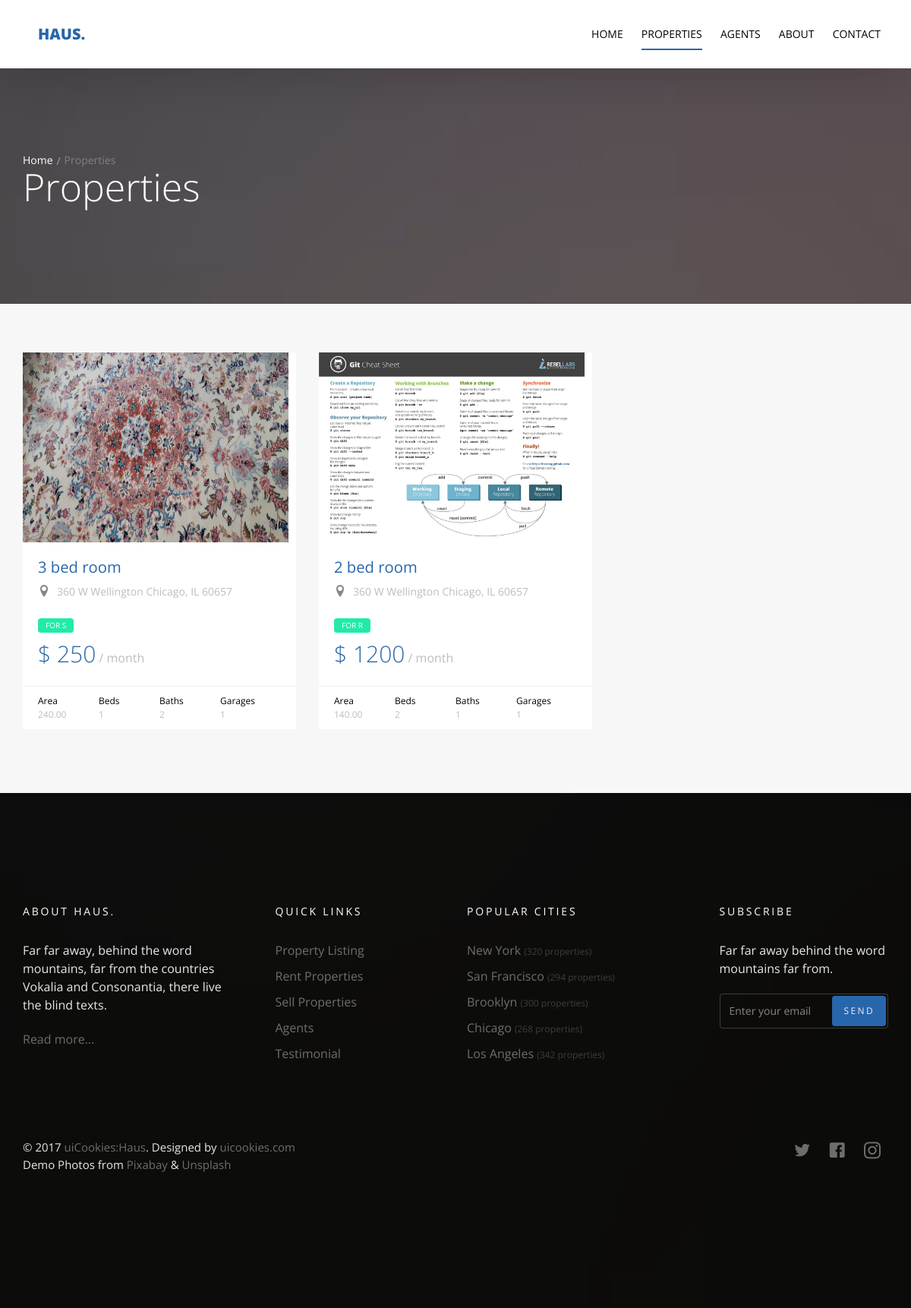
The page /property/ on the database as committed earlier.
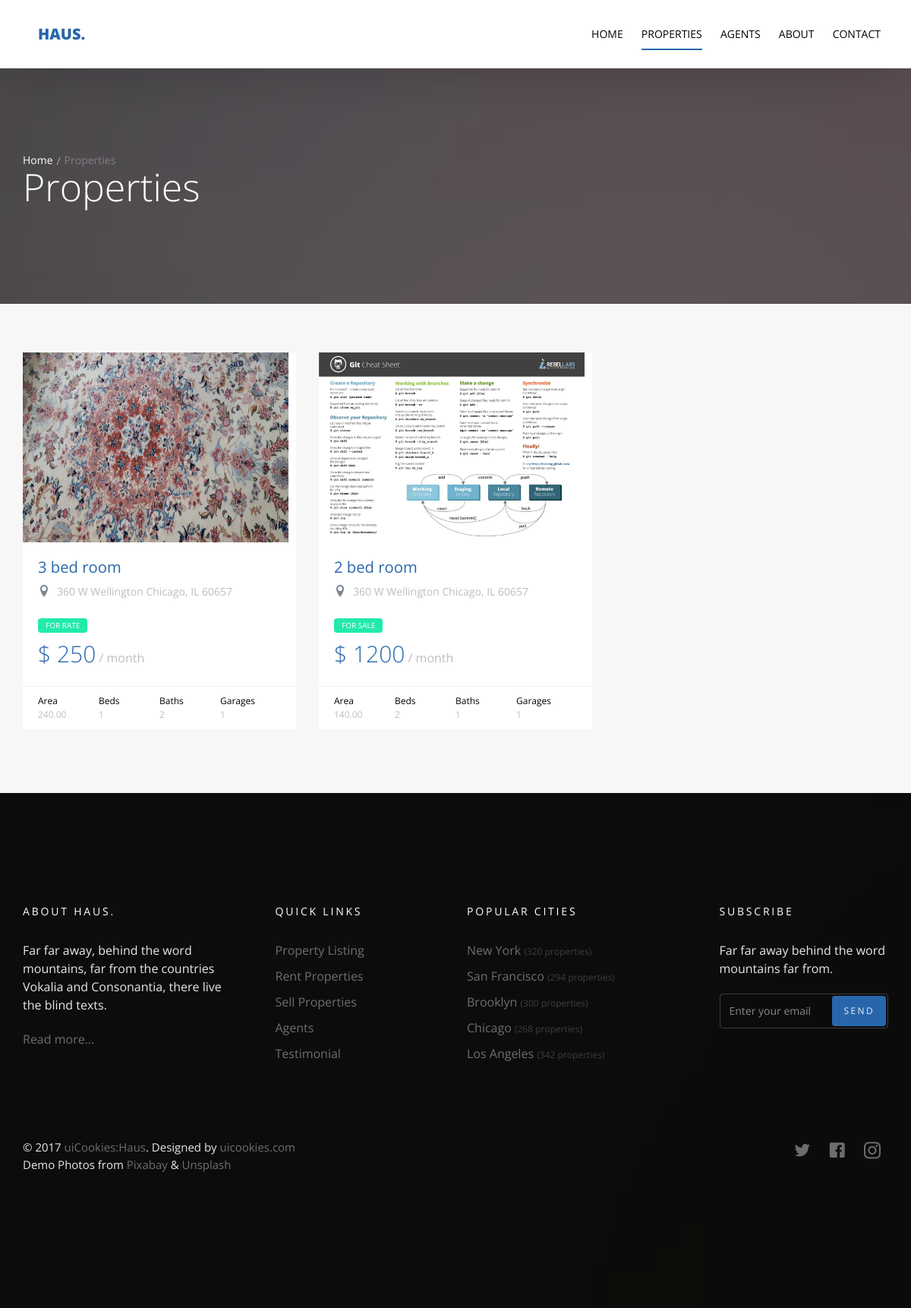
The same page on the database as committed later.
### property/models.py (models this page shows)
class Property(models.Model):
    name = models.CharField(max_length=50)
    property_type = models.CharField(choices=property_type, max_length=10)
    price = models.PositiveIntegerField()
    area = models.DecimalField(decimal_places=2, max_digits=8)
    beds_number = models.PositiveIntegerField()
    baths_number = models.PositiveIntegerField()
    garage_number = models.PositiveIntegerField()
    category = models.ForeignKey('Category', null=True, on_delete=models.SET_NULL)
    image = models.ImageField(upload_to='property/', null=True)
    location= models.CharField(max_length=50,null=True)
    def __str__(self):
        return self.name
    class Meta:
        verbose_name = 'property'
        verbose_name_plural = 'properties'

### property/views.py (the view)
# urls.py: path('', views.property_list, name='property_list'),
def property_list(request):
    property_list = Property.objects.all()
    address_query = request.GET.get('q')
    property_query = request.GET.get('property_type', None)
    if address_query and property_query:
        property_list = property_list.filter(
            Q(name__icontains=address_query) &
            Q(property_type__icontains=property_query[0])
        ).distinct()
    print(property_list)
    print(address_query)
    print(property_query)
    template = 'property/property_list.html'
    context = {
        'property_list': property_list
    }
    return render(request, template, context)

### property/templates/property/property_list.html (shortened to what this page needs)
{% extends 'base.html' %}
{% block body %}
    <section class="probootstrap-slider flexslider2 page-inner">
        <div class="overlay"></div>
        <div class="probootstrap-wrap-banner">
            <div class="container">
                <div class="row">
                    <div class="col-md-8">
                        <div class="page-title probootstrap-animate">
                            <div class="probootstrap-breadcrumbs">
                                <a href="#">Home</a><span>Properties</span>
                            </div>
                            <h1>Properties</h1>
                        </div>
                    </div>
                </div>
            </div>
        </div>
        <ul class="slides">
            <li style="background-image: url(img/slider_1.jpg);"></li>
        </ul>
    </section>
    <section class="probootstrap-section probootstrap-section-lighter">
        <div class="container">
            <div class="row">
                {% if property_list %}
                    {% for propety in property_list %}
                        <div class="col-md-4 col-sm-6">
                            <div class="probootstrap-card probootstrap-listing">
                                <div class="probootstrap-card-media">
                                    <img src="{{ propety.image.url }}" class="img-responsive"
                                         alt="Free HTML5 Template by uicookies.com" style="width: 350px; height: 250px">
                                </div>
                                <div class="probootstrap-card-text">
                                    <h2 class="probootstrap-card-heading"><a
                                            href="{% url 'property:property_detail' propety.id %}">{{ propety }}</a>
                                    </h2>
                                    <div class="probootstrap-listing-location">
                                        <i class="icon-location2"></i> <span>360 W Wellington Chicago, IL 60657</span>
                                    </div>
                                    <div class="probootstrap-listing-category for-sale">
                                        <span> for {{ propety.property_type }}</span></div>
                                    <div class="probootstrap-listing-price"><strong>$ {{ propety.price }}</strong> /
                                        month
                                    </div>
                                </div>
                                <div class="probootstrap-card-extra">
                                    <ul>
                                        <li>
                                            Area
                                            <span>{{ propety.area }}</span>
                                        </li>
                                        <li>
                                            Beds
                                            <span>{{ propety.beds_number }}</span>
                                        </li>
                                        <li>
                                            Baths
                                            <span>{{ propety.baths_number }}</span>
                                        </li>
                                        <li>
                                            Garages
                                            <span>{{ propety.garage_number }}</span>
                                        </li>
                                    </ul>
                                </div>
                            </div>
                        </div>
                    {% endfor %}
                {% else %}
                    <div>
                        <H2> No property with this name or type </H2>
                    </div>
                {% endif %}
            </div>
        </div>
    </section>
{% endblock %}

Rows that differ between the two databases and show on the page:
changed Property "3 bed room": property_type "S" → "RATE"
changed Property "2 bed room": property_type "R" → "SALE"
